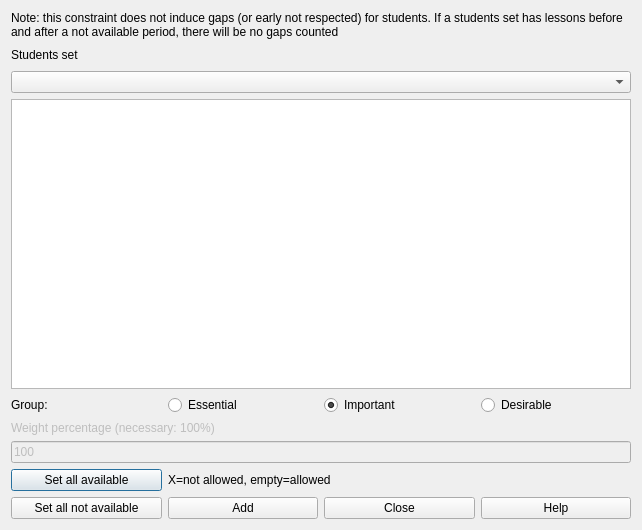
<?xml version="1.0" encoding="UTF-8"?>
<ui version="4.0">
 <class>AddConstraintStudentsSetNotAvailableTimesForm_template</class>
 <widget class="QDialog" name="AddConstraintStudentsSetNotAvailableTimesForm_template">
  <property name="geometry">
   <rect>
    <x>0</x>
    <y>0</y>
    <width>642</width>
    <height>530</height>
   </rect>
  </property>
  <property name="windowTitle">
   <string extracomment="This is the title of the dialog to add a new constraint of this type">Add students set not available times</string>
  </property>
  <layout class="QVBoxLayout" name="verticalLayout">
   <item>
    <widget class="QLabel" name="textLabel1">
     <property name="sizePolicy">
      <sizepolicy hsizetype="Minimum" vsizetype="Minimum">
       <horstretch>0</horstretch>
       <verstretch>0</verstretch>
      </sizepolicy>
     </property>
     <property name="text">
      <string>Note: this constraint does not induce gaps (or early not respected) for students. If a students set has lessons before and after a not available period, there will be no gaps counted</string>
     </property>
     <property name="wordWrap">
      <bool>true</bool>
     </property>
    </widget>
   </item>
   <item>
    <layout class="QGridLayout" name="studentsGridLayout">
     <item row="1" column="0" colspan="2">
      <widget class="QComboBox" name="studentsComboBox">
       <property name="editable">
        <bool>false</bool>
       </property>
       <property name="insertPolicy">
        <enum>QComboBox::NoInsert</enum>
       </property>
       <property name="autoCompletion">
        <bool>false</bool>
       </property>
       <property name="duplicatesEnabled">
        <bool>false</bool>
       </property>
      </widget>
     </item>
     <item row="0" column="1">
      <spacer name="spacer1">
       <property name="orientation">
        <enum>Qt::Horizontal</enum>
       </property>
       <property name="sizeType">
        <enum>QSizePolicy::Expanding</enum>
       </property>
       <property name="sizeHint" stdset="0">
        <size>
         <width>111</width>
         <height>20</height>
        </size>
       </property>
      </spacer>
     </item>
     <item row="0" column="0">
      <widget class="QLabel" name="studentsTextLabel">
       <property name="frameShape">
        <enum>QFrame::NoFrame</enum>
       </property>
       <property name="frameShadow">
        <enum>QFrame::Plain</enum>
       </property>
       <property name="text">
        <string>Students set</string>
       </property>
       <property name="wordWrap">
        <bool>false</bool>
       </property>
      </widget>
     </item>
    </layout>
   </item>
   <item>
    <widget class="QTableWidget" name="notAllowedTimesTable"/>
   </item>
   <item>
    <layout class="QHBoxLayout" name="horizontalLayout_4">
     <item>
      <widget class="QLabel" name="groupTextLabel">
       <property name="text">
        <string>Group:</string>
       </property>
      </widget>
     </item>
     <item>
      <widget class="QRadioButton" name="essentialRadioButton">
       <property name="text">
        <string>Essential</string>
       </property>
      </widget>
     </item>
     <item>
      <widget class="QRadioButton" name="importantRadioButton">
       <property name="text">
        <string>Important</string>
       </property>
       <property name="checked">
        <bool>true</bool>
       </property>
      </widget>
     </item>
     <item>
      <widget class="QRadioButton" name="desirableRadioButton">
       <property name="text">
        <string>Desirable</string>
       </property>
      </widget>
     </item>
    </layout>
   </item>
   <item>
    <layout class="QVBoxLayout" name="weightBoxLayout">
     <item>
      <widget class="QLabel" name="weightTextLabel">
       <property name="enabled">
        <bool>false</bool>
       </property>
       <property name="frameShape">
        <enum>QFrame::NoFrame</enum>
       </property>
       <property name="frameShadow">
        <enum>QFrame::Plain</enum>
       </property>
       <property name="text">
        <string>Weight percentage (necessary: 100%)</string>
       </property>
       <property name="wordWrap">
        <bool>false</bool>
       </property>
      </widget>
     </item>
     <item>
      <widget class="QLineEdit" name="weightLineEdit">
       <property name="enabled">
        <bool>false</bool>
       </property>
       <property name="text">
        <string notr="true">100</string>
       </property>
      </widget>
     </item>
    </layout>
   </item>
   <item>
    <layout class="QGridLayout" name="buttonsGridLayout">
     <item row="0" column="0">
      <widget class="QPushButton" name="setAllAvailablePushButton">
       <property name="text">
        <string comment="It refers to time slots">Set all available</string>
       </property>
      </widget>
     </item>
     <item row="0" column="1" colspan="3">
      <widget class="QLabel" name="label">
       <property name="text">
        <string extracomment="This is an explanation in a dialog for a constraint. It says that symbol X means that this slot is not allowed, and an empty cell means that the slot is allowed">X=not allowed, empty=allowed</string>
       </property>
      </widget>
     </item>
     <item row="1" column="0">
      <widget class="QPushButton" name="setAllNotAvailablePushButton">
       <property name="text">
        <string comment="It refers to time slots">Set all not available</string>
       </property>
      </widget>
     </item>
     <item row="1" column="1">
      <widget class="QPushButton" name="addConstraintPushButton">
       <property name="text">
        <string>Add</string>
       </property>
      </widget>
     </item>
     <item row="1" column="2">
      <widget class="QPushButton" name="closePushButton">
       <property name="text">
        <string>Close</string>
       </property>
      </widget>
     </item>
     <item row="1" column="3">
      <widget class="QPushButton" name="pushButton8">
       <property name="text">
        <string>Help</string>
       </property>
      </widget>
     </item>
    </layout>
   </item>
  </layout>
 </widget>
 <layoutdefault spacing="6" margin="11"/>
 <resources/>
 <connections/>
</ui>
